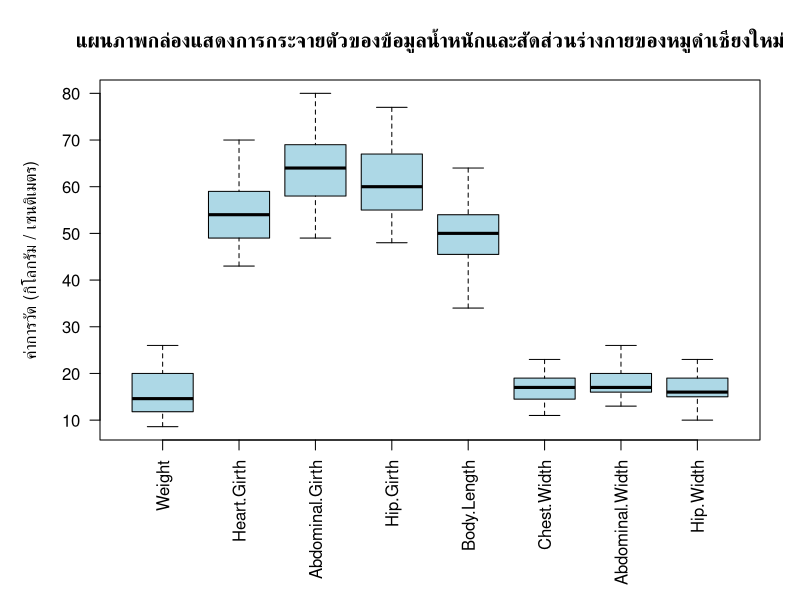
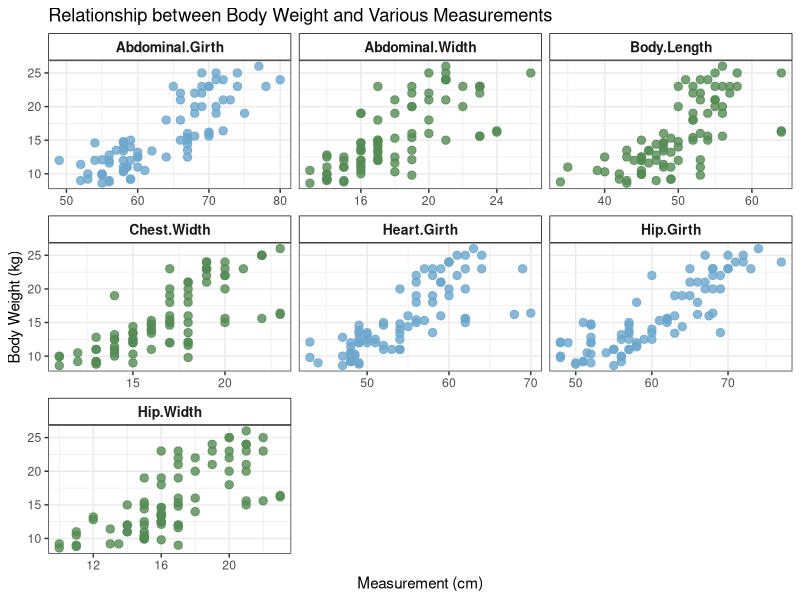
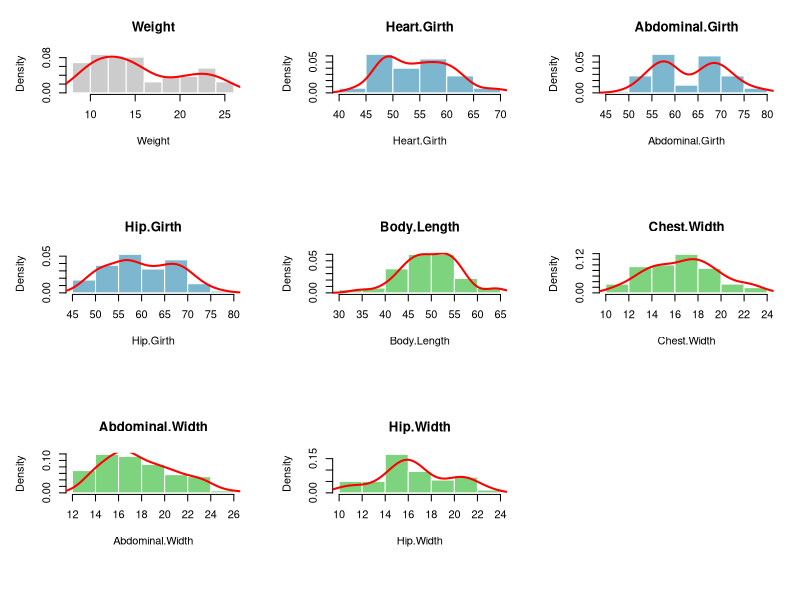
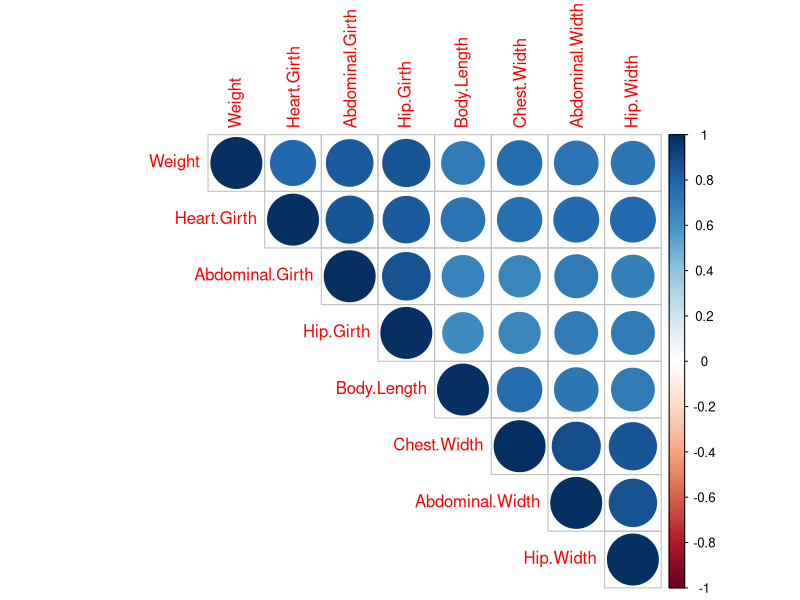
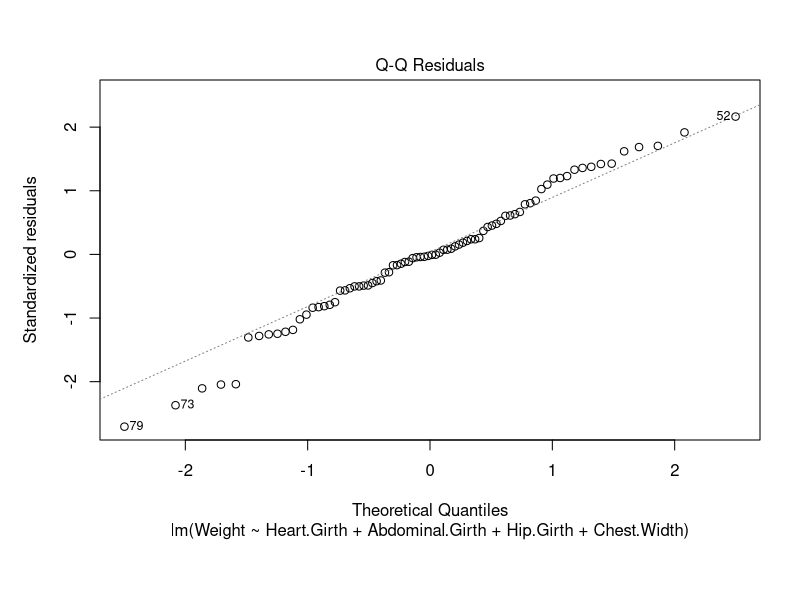
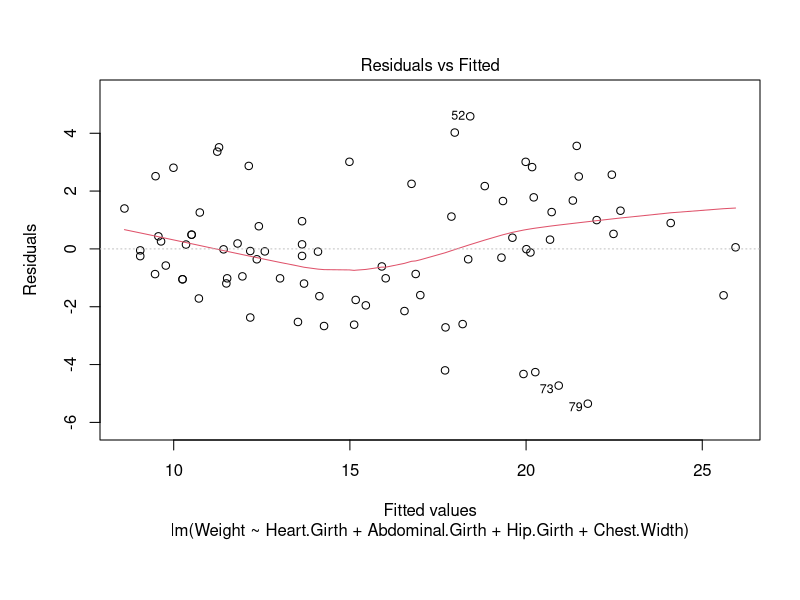
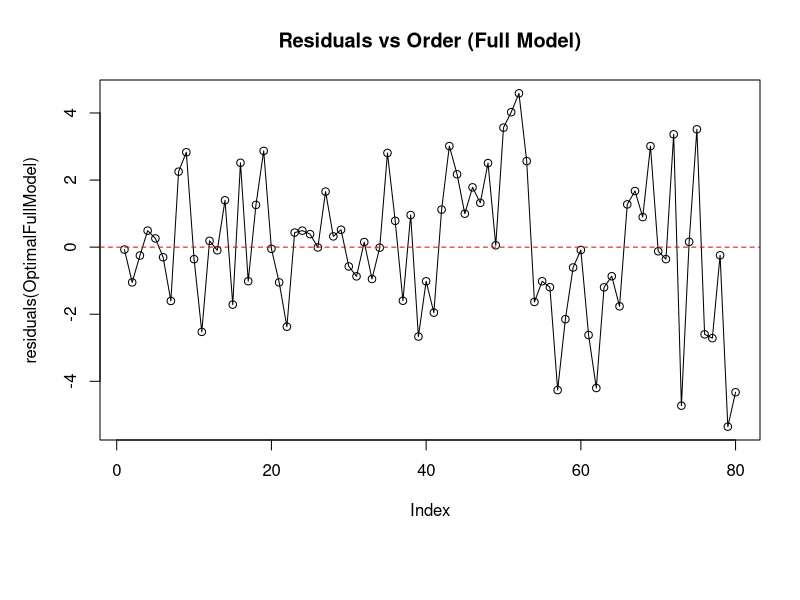
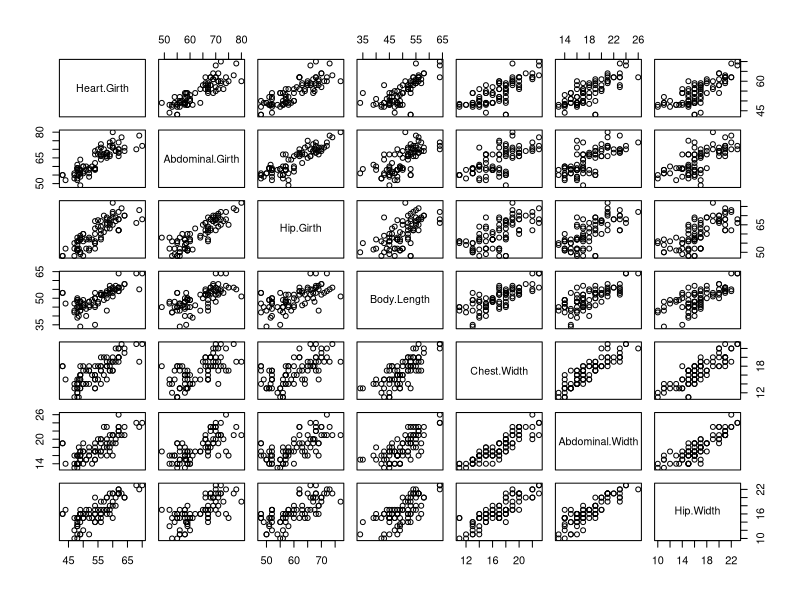

Write R code to recreate these figures, in order.
# ==============================================================================
# ภาคผนวก ค: ชุดคำสั่งโปรแกรม R สำหรับการวิเคราะห์ข้อมูลและการสร้างตัวแบบพยากรณ์
# ==============================================================================

# ------------------------------------------------------------------------------
# ส่วนที่ 1: การนำเข้าและสำรวจข้อมูลเบื้องต้น (Data Import & Exploration)
# ------------------------------------------------------------------------------
DataBLackpigs <- read.csv("Pig80.csv")

# สรุปค่าสถิติพื้นฐาน
summary(DataBLackpigs)

# install.packages("psych")
library(psych)
describe(DataBLackpigs)

# ------------------------------------------------------------------------------
# ส่วนที่ 2: การสร้างภาพนิทัศน์ข้อมูล (Data Visualization)
# ------------------------------------------------------------------------------
# 2.1 พลอตกราฟ Boxplot เพื่อดู Outlier
par(mar = c(8, 5, 4, 2))
boxplot(DataBLackpigs, las = 2, 
        main="แผนภาพกล่องแสดงการกระจายตัวของข้อมูลน้ำหนักและสัดส่วนร่างกายของหมูดำเชียงใหม่", 
        ylab="ค่าการวัด (กิโลกรัม / เซนติเมตร)", col="lightblue")

# 2.2 ดูแนวโน้มข้อมูลด้วย Scatter Plots
library(tidyverse)
DataBLackpigs %>%
  select(Weight, Heart.Girth, Abdominal.Girth, Hip.Girth, Body.Length, Chest.Width, Abdominal.Width, Hip.Width) %>%
  pivot_longer(cols = -Weight, names_to = "Variable", values_to = "Measurement") %>%
  mutate(ColorGroup = ifelse(grepl("Girth", Variable), "Girth", "Other")) %>%
  ggplot(aes(x = Measurement, y = Weight)) +
  geom_point(aes(color = ColorGroup), size = 2.5, alpha = 0.8) +
  facet_wrap(~ Variable, scales = "free_x", ncol = 3) +
  scale_color_manual(values = c("Girth" = "skyblue3", "Other" = "palegreen4")) +
  labs(title = "Relationship between Body Weight and Various Measurements",
       y = "Body Weight (kg)", x = "Measurement (cm)") +
  theme_bw() + 
  theme(legend.position = "none", 
        strip.background = element_rect(fill = "white", color = "black"), 
        strip.text = element_text(face = "bold", size = 10))

# 2.3 ตรวจสอบการแจกแจงด้วย Histogram และ Density Curve
par(mfrow=c(3,3))
cols <- c("gray80","#7DB7CF","#7DB7CF","#7DB7CF",
          "#7ED37F","#7ED37F","#7ED37F","#7ED37F")

for(i in seq_along(DataBLackpigs)){
  hist(DataBLackpigs[[i]], probability=TRUE, col=cols[i], border="white",
       main=names(DataBLackpigs)[i], xlab=names(DataBLackpigs)[i], ylab="Density")
  lines(density(DataBLackpigs[[i]]), col="red", lwd=2)
}
par(mfrow=c(1,1)) # คืนค่าหน้าต่างกราฟ

# ------------------------------------------------------------------------------
# ส่วนที่ 3: การวิเคราะห์สหสัมพันธ์ (Correlation Analysis)
# ------------------------------------------------------------------------------
# install.packages("Hmisc")
library(Hmisc)
rcorr(as.matrix(DataBLackpigs), type = "pearson")
rcorr(as.matrix(DataBLackpigs), type = "spearman")

# พลอตกราฟ Correlation Matrix
library(corrplot)
res <- cor(DataBLackpigs)
corrplot(res, method = "circle", type="upper")

# ------------------------------------------------------------------------------
# ส่วนที่ 4: การสร้างตัวแบบถดถอยเชิงเส้นพหุคูณ (Multiple Linear Regression)
# ------------------------------------------------------------------------------
# 4.1 Full Model (Stepwise Selection)
LinearBlackPigsFull <- lm(Weight ~ Heart.Girth + Abdominal.Girth + Hip.Girth + 
                            Body.Length + Chest.Width + Abdominal.Width + Hip.Width, 
                          data = DataBLackpigs)
OptimalFullModel <- step(LinearBlackPigsFull, direction = "both")
summary(OptimalFullModel)

# ติดตั้งแพ็กเกจ (รันแค่ครั้งแรกครั้งเดียว)
install.packages("car")

# เรียกใช้งานแพ็กเกจเพื่อดึงคำสั่ง vif มาใช้
library(car)
# ตรวจสอบค่า VIF ของโมเดล
vif(OptimalFullModel)

# 4.2 Width Group Model (Stepwise Selection)
LinearBlackPigsWidth <- lm(Weight ~ Body.Length + Chest.Width + Abdominal.Width + Hip.Width, 
                           data = DataBLackpigs)
OptimalWidthModel <- step(LinearBlackPigsWidth, direction = "both")
summary(OptimalWidthModel)
# ตรวจสอบค่า VIF ของโมเดล
vif(OptimalWidthModel)

# 4.3 Girth Group Model (Stepwise Selection)
LinearBlackPigsGirth <- lm(Weight ~ Heart.Girth + Abdominal.Girth + Hip.Girth, 
                           data = DataBLackpigs)
OptimalGirthModel <- step(LinearBlackPigsGirth, direction = "both")
summary(OptimalGirthModel)
# ตรวจสอบค่า VIF ของโมเดล
vif(OptimalGirthModel)

# ------------------------------------------------------------------------------
# ส่วนที่ 5: การตรวจสอบข้อตกลงเบื้องต้นของสมการถดถอย (Assumption Checking)
# ------------------------------------------------------------------------------
library(lmtest)
library(car)
library(corrplot)

# ==============================================================================
# 5.1) ตัวแบบ Full Model
# ==============================================================================
# --- Normality Test (ตรวจสอบการแจกแจงปกติของส่วนตกค้าง) ---
shapiro.test(residuals(OptimalFullModel))
plot(OptimalFullModel, 2) # ดูกราฟ Normal Q-Q Plot

# --- Homoscedasticity Test (ตรวจสอบความคงที่ของความแปรปรวน) ---
bptest(OptimalFullModel)
plot(OptimalFullModel, 1) # ดูกราฟ Residuals vs Fitted

# --- Independence Test (ตรวจสอบความเป็นอิสระของส่วนตกค้าง) ---
durbinWatsonTest(OptimalFullModel)
plot(residuals(OptimalFullModel), type="o", main="Residuals vs Order (Full Model)")
abline(h=0, col="red", lty=2)


# --- Multicollinearity Test (ตรวจสอบสภาวะร่วมเส้นตรงพหุ) ---
vif(OptimalFullModel)
pairs(~ Heart.Girth + Abdominal.Girth + Hip.Girth + Body.Length + Chest.Width + Abdominal.Width + Hip.Width, data = DataBLackpigs)
corrplot(cor(DataBLackpigs[, c("Abdominal.Girth", "Hip.Girth", "Body.Length", "Chest.Width", "Abdominal.Width", "Hip.Width")]), method="circle", type="upper")


# ==============================================================================
# 5.2) ตัวแบบ Width Group Model
# ==============================================================================
# --- Normality Test ---
shapiro.test(residuals(OptimalWidthModel))
plot(OptimalWidthModel, 2) 

# --- Homoscedasticity Test ---
bptest(OptimalWidthModel)
plot(OptimalWidthModel, 1) 

# --- Independence Test ---
durbinWatsonTest(OptimalWidthModel)
plot(residuals(OptimalWidthModel), type="o", main="Residuals vs Order (Width Model)")
abline(h=0, col="red", lty=2)

# --- Multicollinearity Test ---
vif(OptimalWidthModel)
corrplot(cor(DataBLackpigs[, c("Body.Length", "Chest.Width", "Abdominal.Width", "Hip.Width")]), method="circle", type="upper")


# ==============================================================================
# 5.3) ตัวแบบ Girth Group Model
# ==============================================================================
# --- Normality Test ---
shapiro.test(residuals(OptimalGirthModel))
plot(OptimalGirthModel, 2) 

# --- Homoscedasticity Test ---
bptest(OptimalGirthModel)
plot(OptimalGirthModel, 1) 

# --- Independence Test ---
durbinWatsonTest(OptimalGirthModel)
plot(residuals(OptimalGirthModel), type="o", main="Residuals vs Order (Girth Model)")
abline(h=0, col="red", lty=2)

# --- Multicollinearity Test ---
vif(OptimalGirthModel)
pairs(~ Heart.Girth + Abdominal.Girth + Hip.Girth, data = DataBLackpigs)
corrplot(cor(DataBLackpigs[, c("Heart.Girth", "Abdominal.Girth", "Hip.Girth")]), method="circle", type="upper")

# ------------------------------------------------------------------------------
# ส่วนที่ 6: ทดสอบความแม่นยำของตัวแบบด้วย 10-Fold Cross-Validation
# ------------------------------------------------------------------------------
library(caret)

# 6.1 สร้างฟังก์ชันคำนวณ MAPE สำหรับใช้ใน caret
my_summary <- function(data, lev = NULL, model = NULL) {
  default_metrics <- defaultSummary(data, lev, model)
  mape <- mean(abs((data$obs - data$pred) / data$obs)) * 100
  c(default_metrics, MAPE = mape)
}

# 6.2 ตั้งค่า Train Control (10-Fold CV)
train_control <- trainControl(method = "cv", number = 10, summaryFunction = my_summary)

# 6.3 ประเมินประสิทธิภาพ Girth Group Model
set.seed(123)
cv_girth <- train(Weight ~ Abdominal.Girth + Hip.Girth,
                  data = DataBLackpigs, method = "lm", trControl = train_control)
print(cv_girth)

# 6.4 ประเมินประสิทธิภาพ Width Group Model
set.seed(123)
cv_width <- train(Weight ~ Body.Length + Chest.Width + Hip.Width,
                  data = DataBLackpigs, method = "lm", trControl = train_control)
print(cv_width)

# 6.5 ประเมินประสิทธิภาพ Full Model
set.seed(123)
cv_full <- train(Weight ~ Heart.Girth + Abdominal.Girth + Hip.Girth + Chest.Width,
                 data = DataBLackpigs, method = "lm", trControl = train_control)
print(cv_full)
